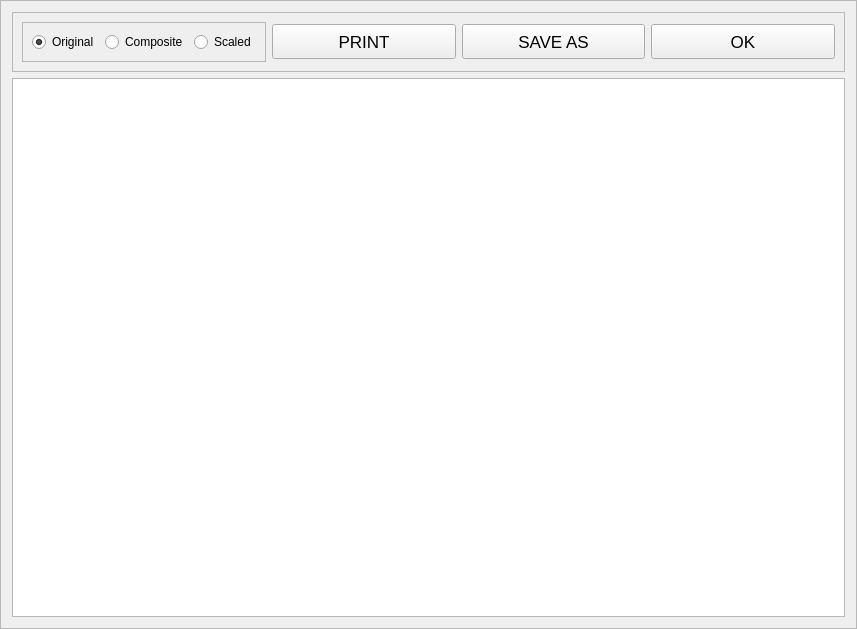
<?xml version="1.0" encoding="UTF-8"?>
<ui version="4.0">
 <class>Frame</class>
 <widget class="QFrame" name="Frame">
  <property name="geometry">
   <rect>
    <x>0</x>
    <y>0</y>
    <width>857</width>
    <height>629</height>
   </rect>
  </property>
  <property name="windowTitle">
   <string>Frame</string>
  </property>
  <property name="frameShape">
   <enum>QFrame::StyledPanel</enum>
  </property>
  <property name="frameShadow">
   <enum>QFrame::Raised</enum>
  </property>
  <layout class="QVBoxLayout" name="verticalLayout">
   <item>
    <widget class="QFrame" name="frame">
     <property name="frameShape">
      <enum>QFrame::StyledPanel</enum>
     </property>
     <property name="frameShadow">
      <enum>QFrame::Raised</enum>
     </property>
     <layout class="QHBoxLayout" name="horizontalLayout">
      <item>
       <widget class="QFrame" name="choiceFrame">
        <property name="frameShape">
         <enum>QFrame::StyledPanel</enum>
        </property>
        <property name="frameShadow">
         <enum>QFrame::Raised</enum>
        </property>
        <layout class="QHBoxLayout" name="horizontalLayout_2">
         <item>
          <widget class="QRadioButton" name="oRadio">
           <property name="text">
            <string>Original</string>
           </property>
           <property name="checked">
            <bool>true</bool>
           </property>
          </widget>
         </item>
         <item>
          <widget class="QRadioButton" name="cRadio">
           <property name="text">
            <string>Composite</string>
           </property>
          </widget>
         </item>
         <item>
          <widget class="QRadioButton" name="sRadio">
           <property name="text">
            <string>Scaled</string>
           </property>
          </widget>
         </item>
        </layout>
       </widget>
      </item>
      <item>
       <widget class="QPushButton" name="printButton">
        <property name="minimumSize">
         <size>
          <width>0</width>
          <height>35</height>
         </size>
        </property>
        <property name="maximumSize">
         <size>
          <width>16777215</width>
          <height>35</height>
         </size>
        </property>
        <property name="font">
         <font>
          <pointsize>13</pointsize>
         </font>
        </property>
        <property name="text">
         <string>PRINT</string>
        </property>
       </widget>
      </item>
      <item>
       <widget class="QPushButton" name="saveButton">
        <property name="minimumSize">
         <size>
          <width>0</width>
          <height>35</height>
         </size>
        </property>
        <property name="maximumSize">
         <size>
          <width>16777215</width>
          <height>35</height>
         </size>
        </property>
        <property name="font">
         <font>
          <pointsize>13</pointsize>
         </font>
        </property>
        <property name="toolTip">
         <string>Files are already saved in the project analysis directory</string>
        </property>
        <property name="text">
         <string>SAVE AS</string>
        </property>
       </widget>
      </item>
      <item>
       <widget class="QPushButton" name="okButton">
        <property name="minimumSize">
         <size>
          <width>0</width>
          <height>35</height>
         </size>
        </property>
        <property name="maximumSize">
         <size>
          <width>16777215</width>
          <height>35</height>
         </size>
        </property>
        <property name="font">
         <font>
          <pointsize>13</pointsize>
         </font>
        </property>
        <property name="text">
         <string>OK</string>
        </property>
       </widget>
      </item>
     </layout>
    </widget>
   </item>
   <item>
    <widget class="QPlainTextEdit" name="dataPlain">
     <property name="textInteractionFlags">
      <set>Qt::TextSelectableByKeyboard|Qt::TextSelectableByMouse</set>
     </property>
    </widget>
   </item>
  </layout>
 </widget>
 <resources/>
 <connections/>
</ui>
